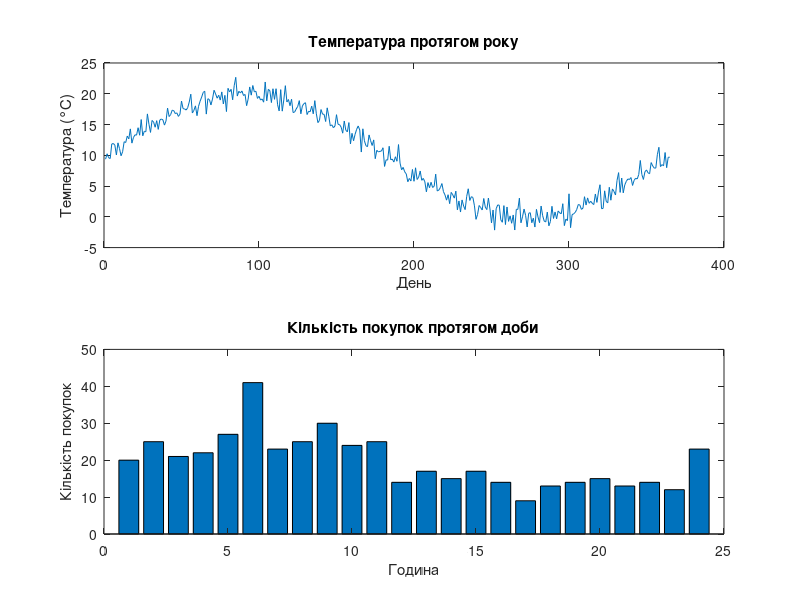

Write MATLAB code to recreate this figure.
%% Створення часових рядів
days = 1:365;
temperature = 10 + 10*sin(2*pi*days/365) + randn(1,365); % сезонність + шум
hours = 1:24;
purchases = poissrnd(20 + 10*sin(2*pi*hours/24), 1, 24); % сезонність по годинах

%% Візуалізація
subplot(2,1,1);
plot(days, temperature);
title('Температура протягом року');
xlabel('День'); ylabel('Температура (°C)');

subplot(2,1,2);
bar(hours, purchases);
title('Кількість покупок протягом доби');
xlabel('Година'); ylabel('Кількість покупок');
